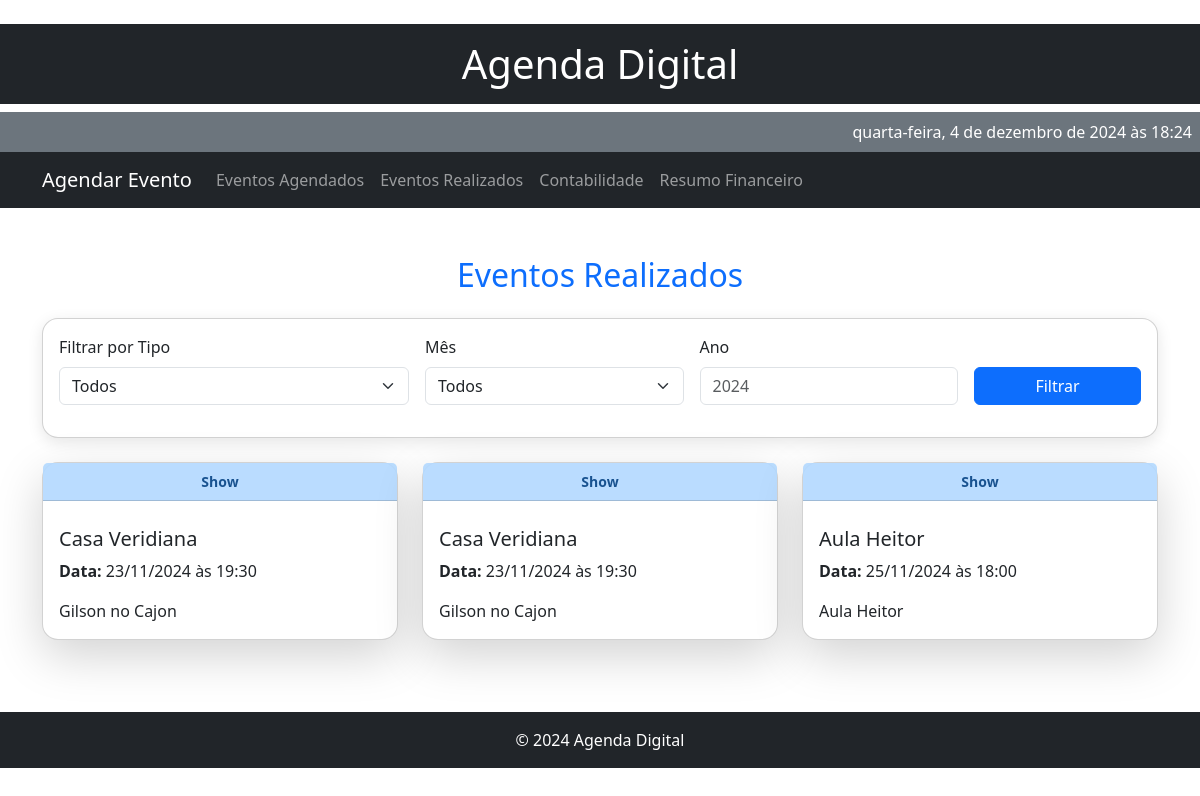
The app's page /realizados, older data.
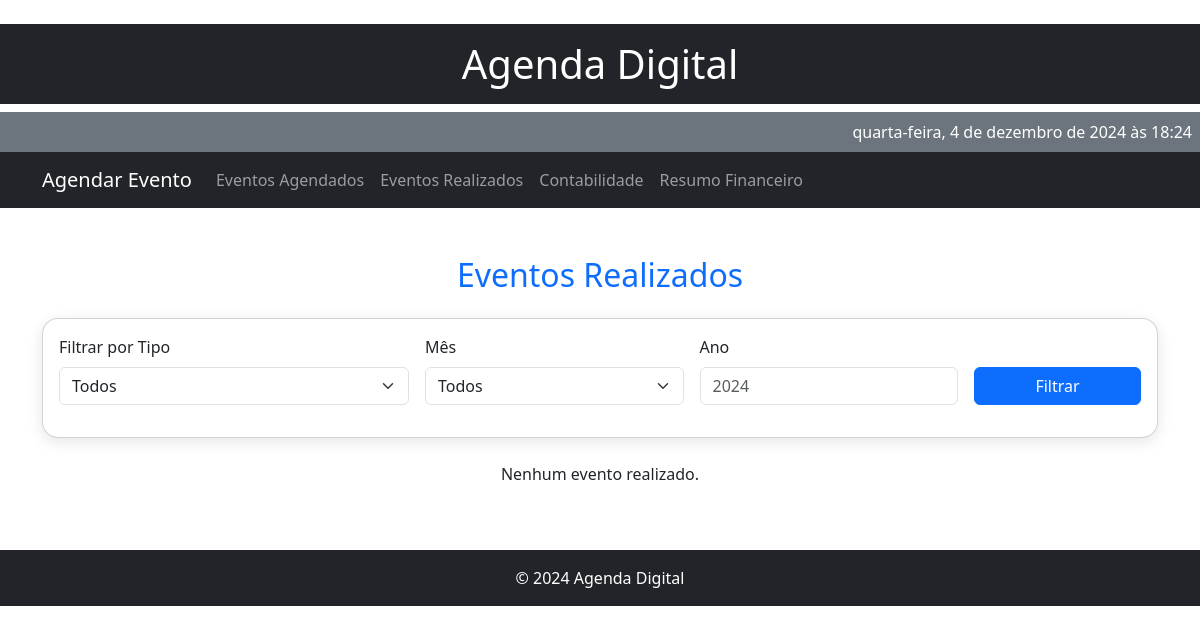
The same page, newer data.
### models.py (models this page shows)
class EventoRealizado(db.Model):
    id = db.Column(db.Integer, primary_key=True)
    tipo = db.Column(db.String(50), nullable=False)
    titulo = db.Column(db.String(100), nullable=False)
    data = db.Column(db.String(10), nullable=False)
    hora = db.Column(db.String(5), nullable=False)
    descricao = db.Column(db.Text, nullable=True)

### app.py (the view)
@app.route('/realizados')
def realizados():
    eventos_realizados = EventoRealizado.query.all()
    return render_template('realizados.html', events=eventos_realizados)

### app.py (called while the page is built)
def format_datetime(value):
    if value:
        if isinstance(value, (datetime, date)):  # Verifica se já é datetime ou date
            return value.strftime("%d/%m/%Y")
        return datetime.strptime(value, "%Y-%m-%d").strftime("%d/%m/%Y")
    return value

### templates/realizados.html (shortened to what this page needs)
﻿{% extends 'base.html' %}
{% block content %}
<div class="container my-5">
    <h2 class="text-center text-primary mb-4">Eventos Realizados</h2>
    <div class="card p-3 mb-4">
        <form class="row g-3 align-items-center" method="get" action="{{ url_for('realizados') }}">
            <div class="col-md-4">
                <label for="filter_tipo" class="form-label">Filtrar por Tipo</label>
                <select class="form-select" id="filter_tipo" name="tipo">
                    <option value="">Todos</option>
                </select>
            </div>
            <div class="col-md-3">
                <label for="filter_mes" class="form-label">Mês</label>
                <select class="form-select" id="filter_mes" name="mes">
                    <option value="">Todos</option>
                </select>
            </div>
            <div class="col-md-3">
                <label for="filter_ano" class="form-label">Ano</label>
                <input type="number" class="form-control" id="filter_ano" name="ano" placeholder="2024">
            </div>
            <div class="col-md-2 text-end align-self-end">
                <button class="btn btn-primary w-100" type="submit">Filtrar</button>
            </div>
        </form>
    </div>
    <div class="row">
        {% if events %}
            {% for event in events %}
            <div class="col-md-4 mb-4">
                <div class="card shadow-lg h-100 event-card">
                    <div class="card-header {% if event.tipo == 'Show' %}bg-show{% elif event.tipo == 'Aula' %}bg-class{% elif event.tipo == 'Casamento' %}bg-wedding{% endif %}">
                        {{ event.tipo }}
                    </div>
                    <div class="card-body">
                        <h5 class="card-title">{{ event.titulo }}</h5>
                        <p class="card-text"><strong>Data:</strong> {{ event.data | format_datetime }} às {{ event.hora }}</p>
                        <p class="card-text">{{ event.descricao }}</p>
                    </div>
                </div>
            </div>
            {% endfor %}
        {% else %}
        <p class="text-center">Nenhum evento realizado.</p>
        {% endif %}
    </div>
</div>
{% endblock %}

Row changes from the older to the newer data that the page shows:
removed EventoRealizado: tipo "Show", titulo "Casa Veridiana", data "23/11/2024", hora "19:30", descricao "Gilson no Cajon"
removed EventoRealizado: tipo "Show", titulo "Casa Veridiana", data "23/11/2024", hora "19:30", descricao "Gilson no Cajon"
removed EventoRealizado: tipo "Show", titulo "Aula Heitor", data "25/11/2024", hora "18:00", descricao "Aula Heitor"
Text that changed along with them:
text now shown: "Nenhum evento realizado."
